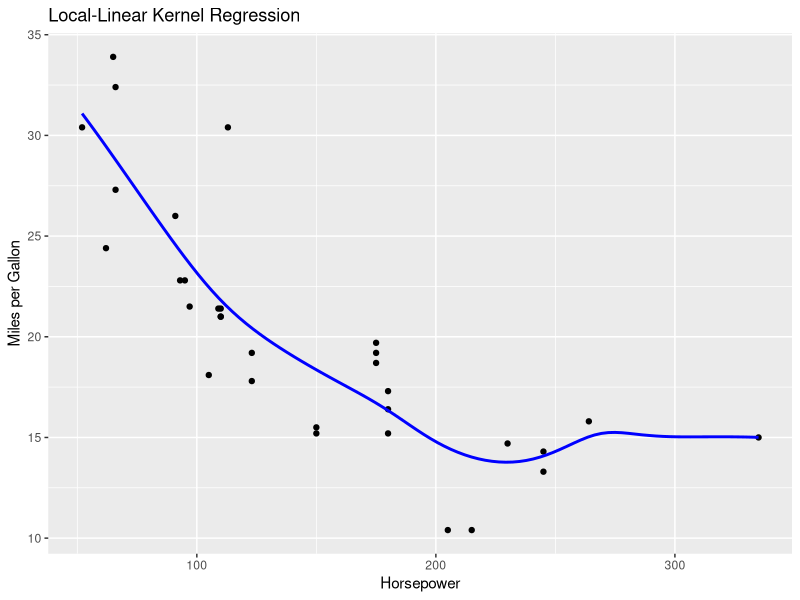

Write the R code that produced this figure.
## =====================================================
## 1. Load necessary libraries
## =====================================================
library(ggplot2)
library(KernSmooth)

## =====================================================
## 2. Load the built-in mtcars dataset and extract variables
## =====================================================
data(mtcars)

# Extract variables
x <- mtcars$hp  # Horsepower
y <- mtcars$mpg # Miles per Gallon

## =====================================================
## 3. Select a direct plug-in bandwidth for local linear regression
## =====================================================
bw <- dpill(x, y)

## =====================================================
## 4. Perform local linear kernel regression using locpoly
## =====================================================
fit <- locpoly(x, y, bandwidth = bw, degree = 1, kernel = "normal", gridsize = 100)

## =====================================================
## 5. Create a fine grid for plotting
## =====================================================
# Fine grid for smooth interpolation
x_fine <- seq(min(x), max(x), length.out = 100)

# Interpolate the predicted values for the fine grid
y_pred <- approx(fit$x, fit$y, xout = x_fine)$y

# Combine into a data frame for ggplot
fit_df <- data.frame(x_fine = x_fine, y_pred = y_pred)

## =====================================================
## 6. Plot the results using ggplot2
## =====================================================
p <- ggplot() +
  geom_point(data = data.frame(x, y), aes(x, y)) +
  geom_line(data = fit_df, aes(x_fine, y_pred), color = "blue", linewidth = 1) +
  labs(title = "Local-Linear Kernel Regression",
       x = "Horsepower", y = "Miles per Gallon") 

# Save the plot as a PNG file
ggsave(filename = "Nadaraya_Watson_Estimation.png", plot = p,
       width = 6, height = 4, dpi = 300)
